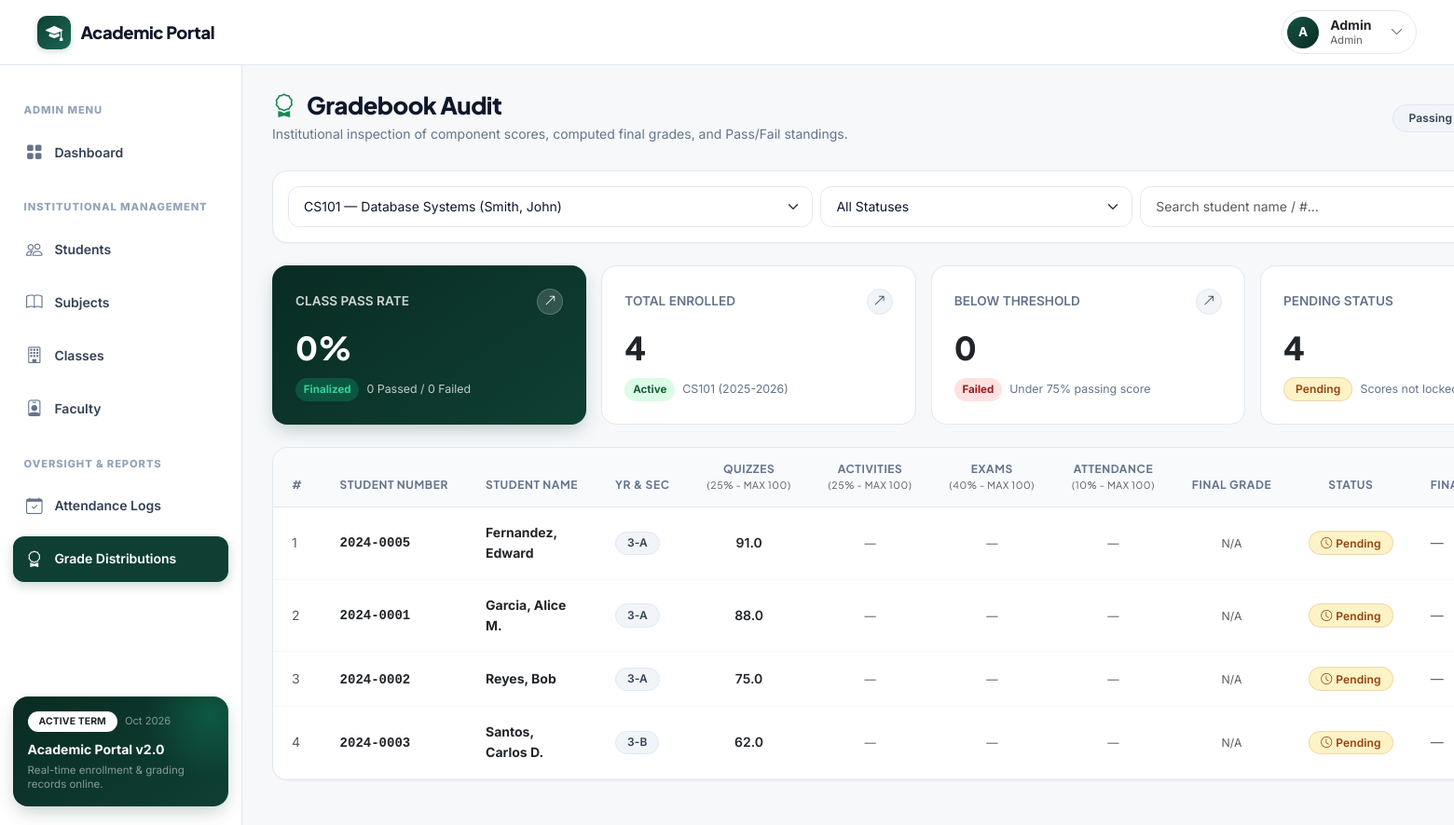
Screenshot of /dean/grades.php (signed in) with the database file from the repository.
### tables this page shows
CREATE TABLE IF NOT EXISTS subjects (
    subject_id      INT             AUTO_INCREMENT PRIMARY KEY,
    subject_code    VARCHAR(20)     NOT NULL UNIQUE,
    subject_name    VARCHAR(100)    NOT NULL
);

CREATE TABLE IF NOT EXISTS classes (
    class_id            INT             AUTO_INCREMENT PRIMARY KEY,
    subject_id          INT             NOT NULL,
    instructor_id       INT             NOT NULL,
    school_year         VARCHAR(9)      NOT NULL COMMENT 'e.g. 2025-2026',
    school_semester     ENUM('1st','2nd','Summer') NOT NULL,
    passing_threshold   DECIMAL(5,2)    NOT NULL DEFAULT 75.00 COMMENT 'Configurable passing mark',

    CONSTRAINT fk_classes_subject
        FOREIGN KEY (subject_id) REFERENCES subjects(subject_id)
        ON DELETE RESTRICT ON UPDATE CASCADE,
    CONSTRAINT fk_classes_instructor
        FOREIGN KEY (instructor_id) REFERENCES instructors(instructor_id)
        ON DELETE RESTRICT ON UPDATE CASCADE,

    INDEX idx_classes_term (school_year, school_semester),
    INDEX idx_classes_subject (subject_id),
    INDEX idx_classes_instructor (instructor_id)
);

CREATE TABLE IF NOT EXISTS grading_components (
    component_id        INT             AUTO_INCREMENT PRIMARY KEY,
    class_id            INT             NOT NULL,
    component_name      VARCHAR(50)     NOT NULL,
    weight_percentage   DECIMAL(5,2)    NOT NULL COMMENT 'Must total 100% per class',
    maximum_score       DECIMAL(10,2)   NOT NULL COMMENT 'Max possible raw score',

    CONSTRAINT fk_gc_class
        FOREIGN KEY (class_id) REFERENCES classes(class_id)
        ON DELETE RESTRICT ON UPDATE CASCADE,

    INDEX idx_gc_class (class_id)
);

CREATE TABLE IF NOT EXISTS student_classes (
    student_class_id    INT     AUTO_INCREMENT PRIMARY KEY,
    student_id          INT     NOT NULL,
    class_id            INT     NOT NULL,

    CONSTRAINT fk_sc_student
        FOREIGN KEY (student_id) REFERENCES students(student_id)
        ON DELETE RESTRICT ON UPDATE CASCADE,
    CONSTRAINT fk_sc_class
        FOREIGN KEY (class_id) REFERENCES classes(class_id)
        ON DELETE RESTRICT ON UPDATE CASCADE,

    UNIQUE KEY uk_student_class (student_id, class_id),
    INDEX idx_sc_class (class_id)
);

CREATE TABLE IF NOT EXISTS students (
    student_id      INT             AUTO_INCREMENT PRIMARY KEY,
    user_id         INT             NOT NULL UNIQUE,
    student_number  VARCHAR(20)     NOT NULL UNIQUE,
    first_name      VARCHAR(50)     NOT NULL,
    middle_name     VARCHAR(50)     DEFAULT NULL,
    last_name       VARCHAR(50)     NOT NULL,
    yr_section      VARCHAR(20)     NOT NULL,

    CONSTRAINT fk_students_user
        FOREIGN KEY (user_id) REFERENCES users(user_id)
        ON DELETE RESTRICT ON UPDATE CASCADE,

    INDEX idx_students_name (last_name, first_name)
);

### includes/permissions.php (called while the page is built, shortened)
<?php
function e($value): string {
    return htmlspecialchars((string)$value, ENT_QUOTES, 'UTF-8');
}

### dean/grades.php (the view, shortened to what this page needs)
<?php
require_once __DIR__ . '/../includes/header.php';
$pdo = db_connect();
$class_id = (int)($_GET['class_id'] ?? 0);
$search = trim($_GET['search'] ?? '');
$classes_stmt = $pdo->query(
    'SELECT c.class_id, c.school_year, c.school_semester, c.passing_threshold,
            s.subject_code, s.subject_name,
            CONCAT(i.last_name, ", ", i.first_name) AS instructor_name
     FROM classes c
     JOIN subjects s ON c.subject_id = s.subject_id
     JOIN instructors i ON c.instructor_id = i.instructor_id
     ORDER BY c.school_year DESC, s.subject_code ASC'
);
$all_classes = $classes_stmt->fetchAll();
if ($class_id <= 0 && !empty($all_classes)) {
    $class_id = (int)$all_classes[0]['class_id'];
}
$selected_class = null;
foreach ($all_classes as $c) {
    if ((int)$c['class_id'] === $class_id) {
        $selected_class = $c;
        break;
    }
}
$components_stmt = $pdo->prepare('SELECT * FROM grading_components WHERE class_id = ? ORDER BY component_id ASC');
$components_stmt->execute([$class_id]);
$components = $components_stmt->fetchAll();
$students_sql = 'SELECT sc.student_class_id, st.student_id, st.student_number, st.first_name, st.middle_name, st.last_name, st.yr_section,
                        fg.final_grade, fg.status AS final_status, fg.finalized_at,
                        u_fin.username AS finalized_by_user
                 FROM student_classes sc
                 JOIN students st ON sc.student_id = st.student_id
                 LEFT JOIN final_grades fg ON sc.student_class_id = fg.student_class_id
                 LEFT JOIN users u_fin ON fg.finalized_by = u_fin.user_id
                 WHERE sc.class_id = ?';
$students_params = [$class_id];
$students_sql .= ' ORDER BY st.last_name ASC, st.first_name ASC';
$stmt = $pdo->prepare($students_sql);
$stmt->execute($students_params);
$students = $stmt->fetchAll();
$raw_grades = [];
if ($class_id > 0 && !empty($students)) {
    $sc_ids = array_column($students, 'student_class_id');
    $in_placeholders = implode(',', array_fill(0, count($sc_ids), '?'));
    $stmt = $pdo->prepare("SELECT student_class_id, component_id, score FROM grades WHERE student_class_id IN ($in_placeholders)");
    $stmt->execute($sc_ids);
    foreach ($stmt->fetchAll() as $row) {
        $raw_grades[$row['student_class_id']][$row['component_id']] = (float)$row['score'];
    }
}
$total_enrolled = count($students);
$pass_count = 0;
$fail_count = 0;
$pending_count = 0;
foreach ($students as $st) {
    if ($st['final_status'] === 'Pass') $pass_count++;
    elseif ($st['final_status'] === 'Fail') $fail_count++;
    else $pending_count++;
}
$pass_rate = $total_enrolled > 0 ? round(($pass_count / $total_enrolled) * 100, 1) : 0;
?>
<div class="page-header-row">
    <div>
        <h1 class="page-title">
            <i class="bi bi-award text-success me-1"></i>Gradebook Audit
        </h1>
        <p class="page-subtitle">Institutional inspection of component scores, computed final grades, and Pass/Fail standings.</p>
    </div>
    <div>
        <span class="badge bg-secondary px-3 py-2">
            Passing Threshold: <strong class="text-dark ms-1"><?php echo $selected_class ? number_format($selected_class['passing_threshold'], 1) : '75.0'; ?>%</strong>
        </span>
    </div>
</div>
<div class="card mb-4">
    <div class="card-body p-3">
        <form method="GET" action="grades.php" class="row g-2 align-items-center">
            <div class="col-md-5">
                <select name="class_id" class="form-select" onchange="this.form.submit()">
                    <?php foreach ($all_classes as $c): ?>
                        <option value="<?php echo $c['class_id']; ?>" <?php echo ($class_id === (int)$c['class_id']) ? 'selected' : ''; ?>>
                            <?php echo e($c['subject_code']); ?> — <?php echo e($c['subject_name']); ?> (<?php echo e($c['instructor_name']); ?>)
                        </option>
                    <?php endforeach; ?>
                </select>
            </div>
            <div class="col-md-3">
                <select name="status" class="form-select" onchange="this.form.submit()">
                    <option value="">All Statuses</option>
                </select>
            </div>
            <div class="col-md-4">
                <div class="input-group">
                    <input type="text" name="search" class="form-control" placeholder="Search student name / #..." value="<?php echo e($search); ?>">
                </div>
            </div>
        </form>
    </div>
</div>
<div class="row g-3 mb-4">
    <div class="col-sm-6 col-xl-3">
        <div class="stat-card stat-card-hero">
            <div class="stat-card-header">
                <span class="stat-card-title">CLASS PASS RATE</span>
                <span class="stat-card-arrow"><i class="bi bi-arrow-up-right"></i></span>
            </div>
            <div class="stat-card-value"><?php echo $pass_rate; ?>%</div>
            <div class="stat-card-footer">
                <span class="trend-pill up">Finalized</span>
                <span><?php echo $pass_count; ?> Passed / <?php echo $fail_count; ?> Failed</span>
            </div>
        </div>
    </div>
    <div class="col-sm-6 col-xl-3">
        <div class="stat-card">
            <div class="stat-card-header">
                <span class="stat-card-title">TOTAL ENROLLED</span>
                <span class="stat-card-arrow"><i class="bi bi-arrow-up-right"></i></span>
            </div>
            <div class="stat-card-value text-dark"><?php echo $total_enrolled; ?></div>
            <div class="stat-card-footer">
                <span class="trend-pill up">Active</span>
                <span><?php echo e($selected_class['subject_code'] ?? ''); ?> (<?php echo e($selected_class['school_year'] ?? ''); ?>)</span>
            </div>
        </div>
    </div>
    <div class="col-sm-6 col-xl-3">
        <div class="stat-card">
            <div class="stat-card-header">
                <span class="stat-card-title">BELOW THRESHOLD</span>
                <span class="stat-card-arrow"><i class="bi bi-arrow-up-right"></i></span>
            </div>
            <div class="stat-card-value text-dark"><?php echo $fail_count; ?></div>
            <div class="stat-card-footer">
                <span class="trend-pill down">Failed</span>
                <span>Under <?php echo number_format($selected_class['passing_threshold'] ?? 75, 0); ?>% passing score</span>
            </div>
        </div>
    </div>
    <div class="col-sm-6 col-xl-3">
        <div class="stat-card">
            <div class="stat-card-header">
                <span class="stat-card-title">PENDING STATUS</span>
            </div>
            <div class="stat-card-value text-dark"><?php echo $pending_count; ?></div>
            <div class="stat-card-footer">
                <span class="badge bg-warning">Pending</span>
                <span>Scores not locked yet</span>
            </div>
        </div>
    </div>
</div>
<div class="card">
    <div class="table-responsive">
        <table class="table table-hover align-middle mb-0">
            <thead>
                <tr>
                    <th style="width: 50px;">#</th>
                    <th>Student Number</th>
                    <th>Student Name</th>
                    <th>Yr & Sec</th>
                    <?php foreach ($components as $comp): ?>
                        <th class="text-center" style="font-size: 0.75rem;">
                            <?php echo e($comp['component_name']); ?>
                            <div class="text-muted small fw-normal">(<?php echo number_format($comp['weight_percentage'], 0); ?>% - Max <?php echo number_format($comp['maximum_score'], 0); ?>)</div>
                        </th>
                    <?php endforeach; ?>
                    <th class="text-center">Final Grade</th>
                    <th class="text-center">Status</th>
                    <th>Finalized By & Date</th>
                </tr>
            </thead>
            <tbody>
                <?php if (empty($students)): ?>
                    <tr>
                        <td colspan="<?php echo count($components) + 7; ?>" class="text-center py-5 text-muted">
                            <i class="bi bi-inbox fs-2 d-block mb-2 text-subtle"></i>
                            No student records found matching this filter.
                        </td>
                    </tr>
                <?php else: ?>
                    <?php foreach ($students as $idx => $st):
                        $sc_id = $st['student_class_id'];
                    ?>
                        <tr>
                            <td class="text-muted small"><?php echo $idx + 1; ?></td>
                            <td>
                                <span class="font-monospace fw-bold text-dark"><?php echo e($st['student_number']); ?></span>
                            </td>
                            <td>
                                <div class="fw-bold text-dark"><?php echo e($st['last_name'] . ', ' . $st['first_name'] . ' ' . $st['middle_name']); ?></div>
                            </td>
                            <td>
                                <span class="badge bg-secondary"><?php echo e($st['yr_section']); ?></span>
                            </td>
                            <?php foreach ($components as $comp):
                                $cid = $comp['component_id'];
                                $score = isset($raw_grades[$sc_id][$cid]) ? $raw_grades[$sc_id][$cid] : null;
                            ?>
                                <td class="text-center">
                                    <?php if ($score !== null): ?>
                                        <span class="fw-semibold text-dark"><?php echo number_format($score, 1); ?></span>
                                    <?php else: ?>
                                        <span class="text-muted small">&mdash;</span>
                                    <?php endif; ?>
                                </td>
                            <?php endforeach; ?>
                            <td class="text-center">
                                <?php if ($st['final_grade'] !== null): ?>
                                    <span class="fs-6 fw-bold <?php echo $st['final_grade'] >= ($selected_class['passing_threshold'] ?? 75) ? 'text-success' : 'text-danger'; ?>">
                                        <?php echo number_format($st['final_grade'], 2); ?>%
                                    </span>
                                <?php else: ?>
                                    <span class="text-muted small">N/A</span>
                                <?php endif; ?>
                            </td>
                            <td class="text-center">
                                <?php if ($st['final_status'] === 'Pass'): ?>
                                    <span class="badge bg-success"><i class="bi bi-check-lg me-1"></i>Pass</span>
                                <?php elseif ($st['final_status'] === 'Fail'): ?>
                                    <span class="badge bg-danger"><i class="bi bi-x-lg me-1"></i>Fail</span>
                                <?php else: ?>
                                    <span class="badge bg-warning"><i class="bi bi-clock me-1"></i>Pending</span>
                                <?php endif; ?>
                            </td>
                            <td class="small text-muted">
                                <?php if (!empty($st['finalized_at'])): ?>
                                    <div><i class="bi bi-calendar-event me-1"></i><?php echo date('M d, Y h:i A', strtotime($st['finalized_at'])); ?></div>
                                    <?php if (!empty($st['finalized_by_user'])): ?>
                                        <span class="text-secondary small">by @<?php echo e($st['finalized_by_user']); ?></span>
                                    <?php endif; ?>
                                <?php else: ?>
                                    &mdash;
                                <?php endif; ?>
                            </td>
                        </tr>
                    <?php endforeach; ?>
                <?php endif; ?>
            </tbody>
        </table>
    </div>
</div>
<?php require_once __DIR__ . '/../includes/footer.php'; ?>

### rows the page displays
subjects: subject_code "CS101"
classes: school_year "2025-2026", passing_threshold "75"
grading_components: component_name "QUIZZES", weight_percentage "25", maximum_score "100"
grading_components: component_name "ACTIVITIES", weight_percentage "25", maximum_score "100"
grading_components: component_name "EXAMS", weight_percentage "40", maximum_score "100"
grading_components: component_name "ATTENDANCE", weight_percentage "10", maximum_score "100"
student_classes: student.student_number "2024-0005", student.middle_name "Fernandez, Edward", student.yr_section "3-A", student_class_id.component_id "91.0"
student_classes: student.student_number "2024-0001", student.middle_name "Garcia, Alice M.", student.yr_section "3-A", student_class_id.component_id "88.0"
student_classes: student.student_number "2024-0002", student.middle_name "Reyes, Bob", student.yr_section "3-A", student_class_id.component_id "75.0"
student_classes: student.student_number "2024-0003", student.middle_name "Santos, Carlos D.", student.yr_section "3-B", student_class_id.component_id "62.0"

### other values shown
substr($display_name, 0, 1) "A"
$display_name "Admin"
$role_badge "Admin"
$pass_rate "0"
$pass_count "0"
$fail_count "0"
$total_enrolled "4"
$pending_count "4"
form field class_id "CS101 — Database Systems (Smith, John)"
